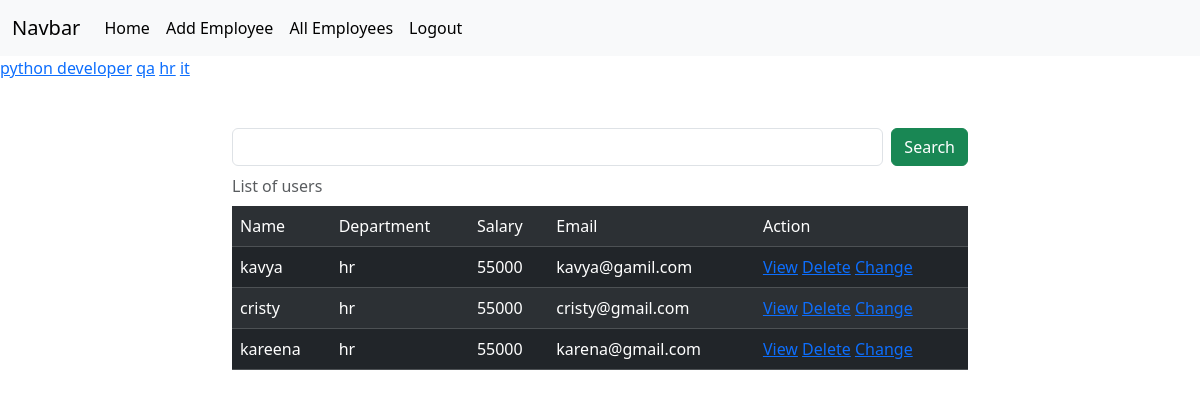
/employees/all?department=hr (signed in), run on the app's committed database.
### crm/models.py (models this page shows, shortened)
class Employees(models.Model):
    name=models.CharField(max_length=100)
    department=models.CharField(max_length=100)
    salary=models.PositiveBigIntegerField()
    email=models.EmailField(unique=True)
    age=models.PositiveIntegerField()
    contact=models.CharField( max_length=20,null=True)
    profile_picture=models.ImageField(upload_to="images",null=True,blank=True)
    dob=models.DateField(null=True,blank=True)

### crm/views.py (the view, shortened to what this page needs)
# urls.py: path('employees/all',views.EmployeeslistView.as_view(),name="emp-list"),
@method_decorator(signin_required,name="dispatch")
class EmployeeslistView(View):
    def get(self,request,*args, **kwargs):
      if request.user.is_authenticated:
        qs=Employees.objects.all()
        department=Employees.objects.all().values_list("department",flat=True).distinct()
        print(department)
        if "department" in request.GET:
                  dept=request.GET.get("department")
                  qs=qs.filter(department__iexact=dept)
        return render(request,"list.html",{"data":qs,"department":department})
      else:
               messages.error(request,"invalid session")
               return redirect("signin")

### crm/views.py (called while the page is built)
def signin_required(fn):
    def wrapper(request,*args, **kwargs):
        if not request.user.is_authenticated:
            messages.error(request,"invalid session")
            return redirect("signin")
        else:
            return fn(request,*args, **kwargs)
    return wrapper

### crm/templates/list.html (shortened to what this page needs)
{%extends 'base.html'%}
{%block body_block%}
<div>
  {%for dep in department%}
  <a href="{%url 'emp-list'%}?department={{dep}}">{{dep}}</a>
  {%endfor%}
</div>
<div class="container mt-5">
  <div class="row">
    <div class="col-2"></div>
    <div class="col-8">
       <form action="" method="post">
      <div class="d-flex">
        <input type="text" name="box" class="form-control me-2">
        <button type="submit" class="btn btn-success">Search</button>
      </div>
       </form>
    </div>
    <div class="col-2"></div>
  </div>
</div>
    <div class="container">
      <div class="row">
        <div class="col-2">
        </div>
        <div class="col-8">
          <table class="table table-dark table-striped caption-top">
            <caption>List of users</caption>
            <tr>
              <td>Name</td>
              <td>Department</td>
              <td>Salary</td>
              <td>Email</td>
              <td>Action</td>
            </tr>
            {%for emp in data%}
            <tr>
              <td>{{emp.name}}</td>
              <td>{{emp.department}}</td>
              <td>{{emp.salary}}</td>
              <td>{{emp.email}}</td>
              <td>
                <a href="{%url 'emp-detail' emp.id%}">View</a>
                <a href="{%url 'emp-delete' emp.id%}">Delete</a>
                <a href="{%url 'emp-edit' emp.id%}">Change</a>
              </td>
            </tr>
            {%endfor%}
          </table>
        </div>
        <div class="col-2"></div>
      </div>
    </div>
{%endblock%}

### data on the page
Employees: name "kavya", department "hr", salary "55000", email "kavya@gamil.com"
Employees: name "cristy", department "hr", salary "55000", email "cristy@gmail.com"
Employees: name "kareena", department "hr", salary "55000", email "karena@gmail.com"

### other printed values
{{ dep }} "python developer" "qa" "hr" "it"
